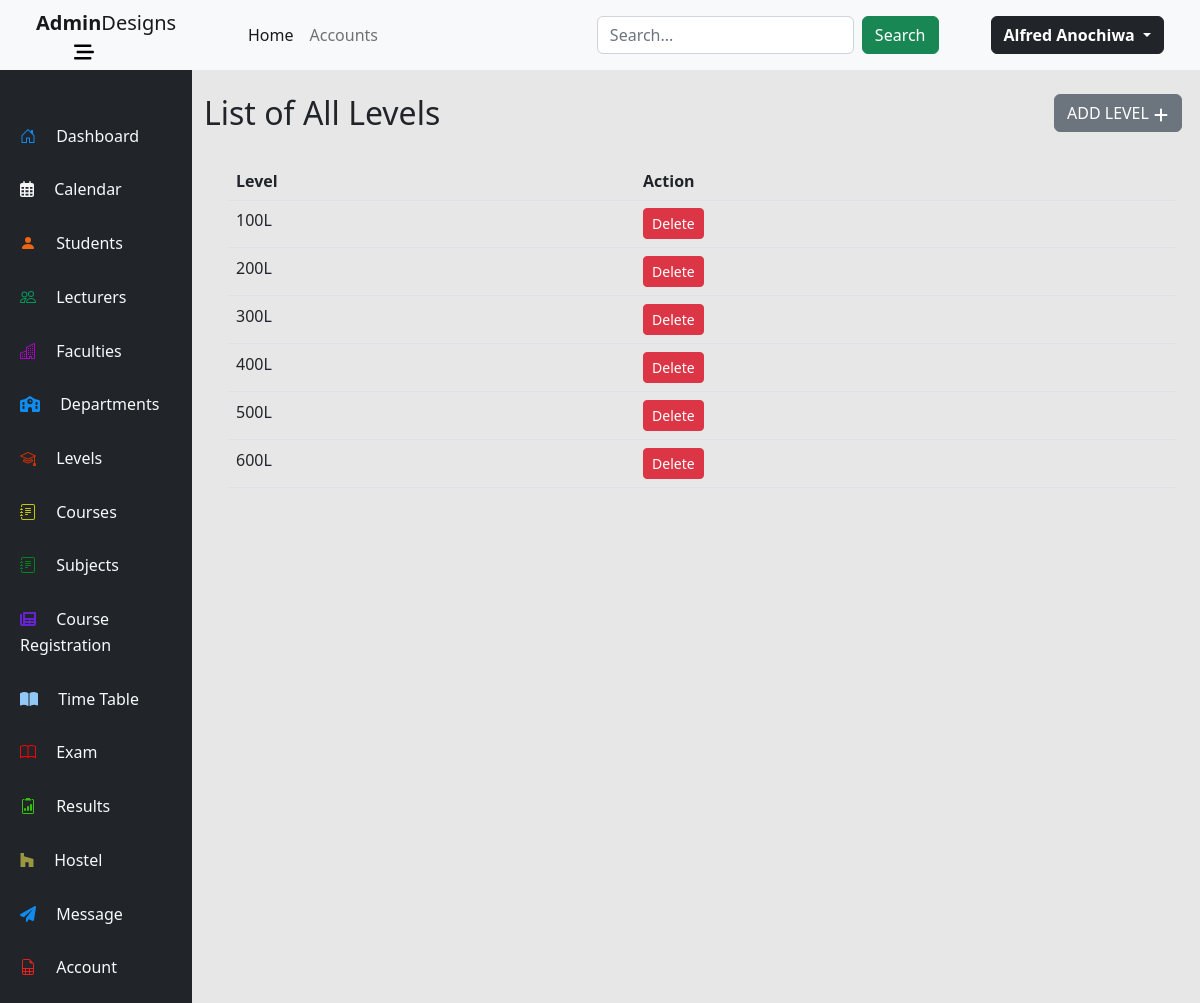
The page /levels/ (signed in) on the database its author committed.
### levels/models.py (models this page shows, shortened)
class Level(models.Model):
    title = models.CharField(max_length=4, primary_key=True, blank=False)

### levels/views.py (the view)
# urls.py: path('', views.level, name='level'),
@login_required
def level(request):
    level = Level.objects.all()
    context = {
        'level':level,
    }
    return render(request, 'level-page.html', context)

### levels/templates/level-page.html (shortened to what this page needs)
{% extends 'dashboard/base.html' %}
{% block content %}
<div class="row mt-4">
    <div class="h2 col-10">List of All Levels</div>
    <div class="col-2">
        <a name="add-level" id="add-level" class="btn btn-secondary" href="add-level" role="button">
            ADD LEVEL
        </a>
    </div>
</div>
<div class="table-container m-4 ">
    <table class="table sm table-hover ">
    <thead>
        <tr class="h6">
            <th>Level</th>
            <th>Action</th>
    </thead>
    <tbody>
        {% for l in level %}
        <tr>
            <td>
                <a href="details/{{l.id}}" class="text-decoration-none text-dark" id="{{ l.id }}">
                    {{l.title}}
                </a>
            </td>
            <td>
                <a href="delete-level/{{l.pk}}" class="text-decoration-none text-dark" id="{{ l.id }}">
                    <button type="button" class="btn btn-sm btn-danger">Delete</button>
                </a>
            </td>
        </tr>
        {% endfor %}
    </tbody>
    </table>
</div>
{% endblock content %}

### dashboard/templates/dashboard/base.html (shortened to what this page needs)
{% load static %}
<!DOCTYPE html>
<html lang="en">
<head>
    <link rel="stylesheet" href="https://cdn.jsdelivr.net/npm/bootstrap@5.2.3/dist/css/bootstrap.min.css">
    <link rel="stylesheet" href="{% static 'css/bootstrap.min.css' %}">
    <link rel="stylesheet" href="{% static 'css/animate.css' %}">
</head>
<body class=" p-0 m-0">
<nav class="navbar navbar-expand-sm navbar-light bg-light row sticky-top">
    <div class="col-2 text-center ps-5">
        <a class="navbar-brand" href="../../../"><strong>Admin</strong>Designs</a>
        <a class="me-5" href="#"  data-bs-toggle="collapse" data-bs-target="#aside" aria-expanded="false" aria-controls="aside">
        </a>
    </div>
      <div class="col-10 ps-5 pe-5">
        <div class="collapse navbar-collapse" id="collapsibleNavId">
            <ul class="navbar-nav me-auto mt-2 mt-lg-0">
                <li class="nav-item">
                    <a class="nav-link active" href="../../../" aria-current="page">Home <span class="visually-hidden">(current)</span></a>
                </li>
                <li class="nav-item">
                    <a class="nav-link" href="../../../accounts">Accounts</a>
                </li>
            </ul>
            <form class="d-flex my-2 my-lg-0" method="GET" action="search">
                <input class="form-control me-sm-2" type="text" placeholder="Search..." name="q">
                <button class="btn btn-success my-2 my-sm-0" type="submit">Search</button>
            </form>
            <div class="ms-1 d-flex flex-row align-items-center">
                <div class="dropdown">
                    <a class="btn btn-dark dropdown-toggle" type="button" id="dropdownMenuButton" data-toggle="dropdown" aria-haspopup="true" aria-expanded="false">
                        <strong class="">{{user.first_name}} {{user.last_name}}</strong>
                    </a>
                </div>
            </div>
        </div>
  </div>
</nav>
<div class="row">
    <aside class="col-2 bg-dark text-light p-0 aside" id="aside">
        <div class="col-12 m-2 mt-5 ">
            <div class="col-12 mb-3  aside-list-item ps-4 pt-1 pb-2 active">
                <a href="../../../"  class="text-decoration-none text-light">
                    <span class="ms-3 align-middle text-responsive">Dashboard</span>
                </a>
            </div>
            <div class="col-12 mb-3  aside-list-item ps-4 pt-1 pb-2">
                <a href="#"  class="text-decoration-none text-light">
                    <span class="ms-3 align-middle text-responsive">Calendar</span>
                </a>
            </div>
            <div class="col-12 mb-3  aside-list-item ps-4 pt-1 pb-2">
                <a href="../../../students"  class="text-decoration-none text-light">
                    <svg xmlns="http://www.w3.org/2000/svg" width="16" height="16" fill="currentColor" style="fill: rgb(239, 101, 16);" class="bi bi-person-fill" viewBox="0 0 16 16">
                        <path d="M3 14s-1 0-1-1 1-4 6-4 6 3 6 4-1 1-1 1H3zm5-6a3 3 0 1 0 0-6 3 3 0 0 0 0 6z"/>
                      </svg>
                    <span class="ms-3 align-middle text-responsive">Students</span>
                </a>
            </div>
            <div class="col-12 mb-3  aside-list-item ps-4 pt-1 pb-2">
                <a href="../../../lecturers"  class="text-decoration-none text-light">
                    <span class="ms-3 align-middle text-responsive">Lecturers</span>
                </a>
            </div>
            <div class="col-12 mb-3  aside-list-item ps-4 pt-1 pb-2">
                <a href="../../../faculties"  class="text-decoration-none text-light">
                    <span class="ms-3 align-middle text-responsive">Faculties</span>
                </a>
            </div>
            <div class="col-12 mb-3  aside-list-item ps-4 pt-1 pb-2">
                <a href="../../../departments"  class="text-decoration-none text-light" >
                    <span class="ms-3 align-middle text-responsive">Departments</span>
                </a>
            </div>
            <div class="col-12 mb-3  aside-list-item ps-4 pt-1 pb-2">
                <a href="../../../levels"  class="text-decoration-none text-light">
                    <span class="ms-3 align-middle text-responsive">Levels</span>
                </a>
            </div>
            <div class="col-12 mb-3  aside-list-item ps-4 pt-1 pb-2">
                <a href="../../../courses"  class="text-decoration-none text-light">
                    <span class="ms-3 align-middle text-responsive">Courses</span>
                </a>
            </div>
            <div class="col-12 mb-3  aside-list-item ps-4 pt-1 pb-2">
                <a href="../../../subjects"  class="text-decoration-none text-light">
                    <span class="ms-3 align-middle text-responsive">Subjects</span>
                </a>
            </div>
                        <div class="col-12 mb-3  aside-list-item ps-4 pt-1 pb-2">
                <a href="#"  class="text-decoration-none text-light">
                    <span class="ms-3 align-middle text-responsive">Course Registration</span>
                </a>
            </div>
            <div class="col-12 mb-3  aside-list-item ps-4 pt-1 pb-2">
                <a href="#"  class="text-decoration-none text-light">
                    <span class="ms-3 align-middle text-responsive">Time Table</span>
                </a>
            </div>
            <div class="col-12 mb-3  aside-list-item ps-4 pt-1 pb-2">
                <a href="#"  class="text-decoration-none text-light">
                    <span class="ms-3 align-middle text-responsive">Exam</span>
                </a>
            </div>
            <div class="col-12 mb-3  aside-list-item ps-4 pt-1 pb-2">
                <a href="#"  class="text-decoration-none text-light">
                    <span class="ms-3 align-middle text-responsive">Results</span>
                </a>
            </div>
            <div class="col-12 mb-3  aside-list-item ps-4 pt-1 pb-2">
                <a href="#"  class="text-decoration-none text-light">
                    <svg style="fill: rgb(154, 151, 65);" xmlns="http://www.w3.org/2000/svg" viewBox="0 0 448 512"><path d="M275.9 330.7H171.3V480H17V32h109.5v104.5l305.1 85.6V480H275.9z"/></svg>
                    <span class="ms-3 align-middle text-responsive">Hostel</span>
                </a>
            </div>
            <div class="col-12 mb-3  aside-list-item ps-4 pt-1 pb-2">
                <a href="#"  class="text-decoration-none text-light">
                    <span class="ms-3 align-middle text-responsive">Message</span>
                </a>
            </div>
            <div class="col-12 mb-3  aside-list-item ps-4 pt-1 pb-2">
                <a href="../../../accounts"  class="text-decoration-none text-light">
                    <span class="ms-3 align-middle text-responsive">Account</span>
                </a>
            </div>
        </div>
    </aside>
    <main class="col-10 main">
        {% block content%}
        {% endblock content %}
    </main>
</div>
</body>
</html>

### dashboard/templates/dashboard/base.html (style rules this page uses)
.aside div svg { fill: whitesmoke; height: 16px; }
.main { background-color: rgb(231, 231, 231); }

### rows shown on the page
Level: title "100L"
Level: title "200L"
Level: title "300L"
Level: title "400L"
Level: title "500L"
Level: title "600L"

### other values the page prints
{{ user.first_name }} "Alfred"
{{ user.last_name }} "Anochiwa"
